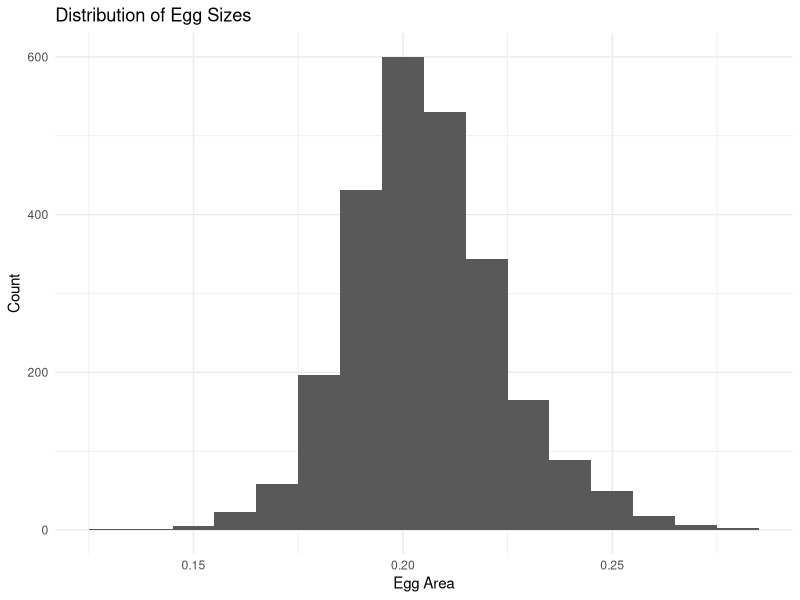

Write the R code that produced this figure. (Note: this script raises an error after producing the figure.)
## ---- chunk 1
library(here)
library(ggplot2)
library(tidyverse)
library(lme4)
library(emmeans)
library(lmerTest)
## ---- chunk 2
raw_egg_sizes <- read.csv(here("data", "clean data", "raw egg sizes.csv"))

raw_egg_sizes %>%
  filter(pupal_treatment == "wild") %>%
  group_by(pupal_treatment) %>%
  summarise(mean_egg_size = mean(area), n = n())


raw_egg_sizes <- raw_egg_sizes %>%
  mutate(grandmotherID = sub("^[^.]*\\.[^.]*\\.([^_]+)_.*$", "\\1", adultID))

#remove this adultID because it doens't have a grandmotherID
raw_egg_sizes <- raw_egg_sizes %>%
  filter(adultID != "CTRL.WTH_P8_W")

#make maternal ID a factor
raw_egg_sizes$grandmotherID <- as.factor(raw_egg_sizes$grandmotherID)

#make clutchID a factor
raw_egg_sizes$motherID <- as.factor(raw_egg_sizes$clutchID)

#convert the pupal temperatures to factors so they plot in the correct order
raw_egg_sizes$pupal_treatment <- factor(raw_egg_sizes$pupal_treatment,
                             levels = c("wild", "ambient", "cool", "mean", "warm", "hot"))

#convert the larval  temperatures to factors so the plot in the correct order
raw_egg_sizes$larval_treatment <- factor(raw_egg_sizes$larval_treatment,
                             levels = c("wild", "ambient", "cool", "mean", "warm", "hot"))

#mean and SD of all egg sizes
summary(raw_egg_sizes$egg_mean_1A)
sd(raw_egg_sizes$egg_mean_1A)


#looking just at ambient, warm and hot larval temperature - need to remove wild because they don't have weight, or maternal ID or clutchID
egg_sizes_filtered <- raw_egg_sizes %>%
  filter(larval_treatment %in% c("ambient", "warm", "hot")) %>%
  mutate(weight_mg = weight * 1000) %>%
  mutate(weight_mg_centered = weight_mg - mean(weight_mg, na.rm = TRUE))



egg_sizes_filtered %>%
  group_by(pupal_treatment) %>%
  summarise(mean_egg_size = mean(area), n = n())



## ---- chunk 3
#look at the distributions of egg size
ggplot(egg_sizes_filtered, aes(x = area)) +
  geom_histogram(binwidth = 0.01) +  # change this value to control bin width +
  labs(title = "Distribution of Egg Sizes",
       x = "Egg Area",
       y = "Count") +
  theme_minimal()
## ---- chunk 4



lm4 <- lmer(area ~ larval_treatment * pupal_treatment + (1|grandmotherID/motherID) + weight_mg_centered, data = egg_sizes_filtered)
summary(lm4)

#test the effect of the interaction term 
lm4_no_interaction <- lmer(area ~ larval_treatment + pupal_treatment + (1|grandmotherID/motherID) + weight_mg_centered, data = egg_sizes_filtered)
anova(lm4, lm4_no_interaction)
#interaction effect not significant


#test the overall effect of pupal temperature
lm4_no_pupal <- lmer(area ~ larval_treatment + (1|grandmotherID/motherID) + weight_mg_centered, data = egg_sizes_filtered)
anova(lm4_no_interaction, lm4_no_pupal)
#pupal effect very significant

#test the overall effect of larval temperature
lm4_no_larval <- lmer(area ~ pupal_treatment + (1|grandmotherID/motherID) + weight_mg_centered, data = egg_sizes_filtered)
anova(lm4_no_interaction, lm4_no_larval)
#larval temp is significant overall

confint(lm4)
#confidence intervals of larval treatment effects overlap with zero
## ---- chunk 5
#pairwise comparisons
#estimates marginal means for the pupal treatments
emm <- emmeans(lm4_no_interaction, ~ pupal_treatment)
emm
pairs(emm)
summary(emm)
#significant difference between ambient-mean, ambient-warm, and ambient-hot.


#estimate marginal means based on larval treatment
emm <- emmeans(lm4_no_interaction, ~ larval_treatment)
emm
pairs(emm)



pred <- ggpredict(lm4_no_interaction,
                  terms = c("pupal_treatment"))

#assign colours to the temperatures                           
temp_cols <- c(
  ambient = "#484A4C",
  cool    = "#76C0CC",
  mean    = "#F9CA0F",
  warm    = "#E87A36",
  hot     = "#AF0808")

ggplot(pred, aes(x = x, y = predicted)) +
  geom_point(color = temp_cols) +
  geom_errorbar(aes(ymin = conf.low, ymax = conf.high),
                width = 0.1) +
  #scale_y_continuous(limits = c(0.190, 0.215)) +
  #scale_color_manual(values = temp_cols) +
  labs(
    x = "Resource allocation treatment",
    y = expression(Predicted~egg~area~(mm^2))
  ) +
  theme_bw()

ggplot(pred, aes(x = x, y = predicted)) +
  # raw data
  geom_jitter(data = egg_sizes_filtered,
              aes(x = pupal_treatment, y = area),
              width = 0.15,
              alpha = 0.4,
              color = "grey") +
  
  # model predictions
  geom_point(color = temp_cols, size = 2) +
  geom_errorbar(aes(ymin = conf.low, ymax = conf.high),
                width = 0.1) +
  
  labs(
    x = "Resource allocation temperature",
    y = expression(Predicted~egg~area~(mm^2))
  ) +
  theme_bw()

## ---- chunk 6
ambient_and_wild <- raw_egg_sizes %>%
  filter(pupal_treatment %in% c("wild", "ambient")) %>%
   mutate(
    larval_treatment = factor(larval_treatment, levels = c("ambient", "wild")))

lm1 <- lm(area ~ larval_treatment, data = ambient_and_wild)
summary(lm1)
